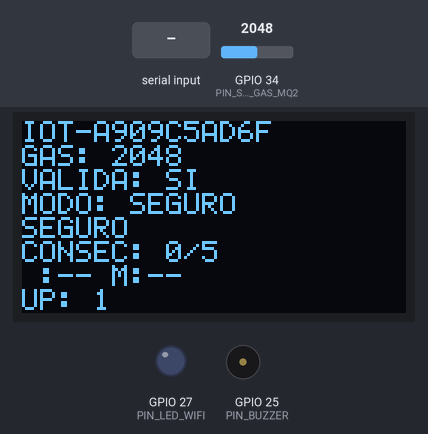
Recording of a program running on a simulated ESP32. Shown: 128×64 one-colour display, output pins drawn as LEDs (lit = HIGH), buzzer (waves = sounding). Wiring (from diagram.json): SSD1306 OLED at I2C address 0x3C. The test bench sets the inputs (shaded band); at power-on: GPIO 34 (PIN_SENSOR_GAS_MQ2) = 2048 (analog values on the 0–4095 scale). WiFi joins after 1.5 s; servers stay silent unless stated; no MQTT or app messages arrive unless stated; what the program prints to the serial monitor is not drawn.

Above: at 1.8 s.
1.9 s: "AUTO\n" received over Serial
At 4.5 s:
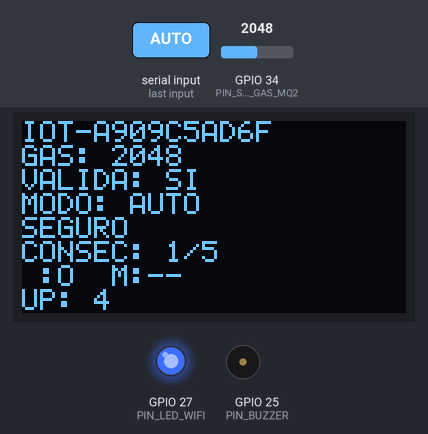
4.7 s: "<AUTO>" received over Serial
10.0 s: "SILENCIAR\n" received over Serial
At 10.7 s:
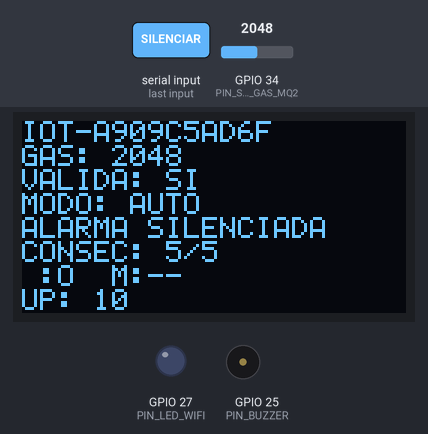
13.4 s: "ARMAR\n" received over Serial
At 16.5 s:
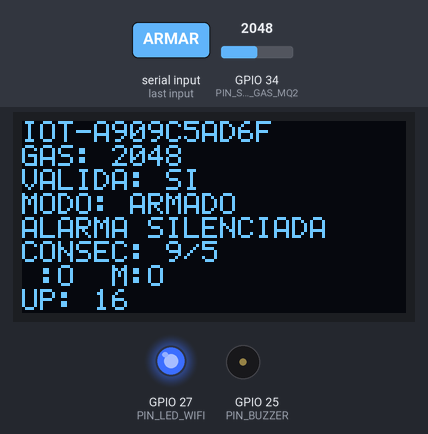
16.6 s: GPIO 34 (PIN_SENSOR_GAS_MQ2) set to 2866
At 19.5 s:
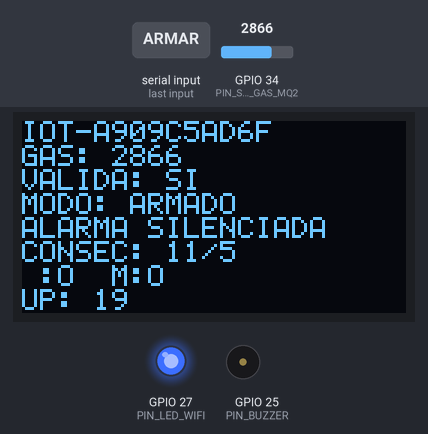
19.7 s: GPIO 34 (PIN_SENSOR_GAS_MQ2) set to 3603
At 21.5 s:
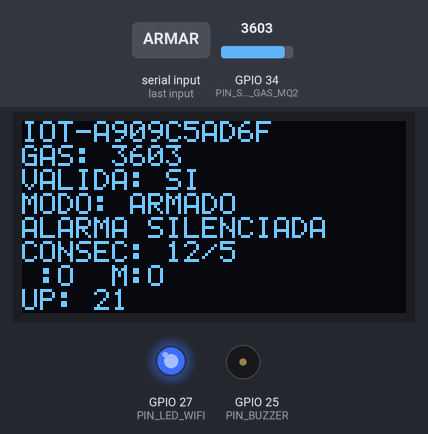
Timing chart, 0 to 23.0 s (numbered marks = the images above; inputs shaded):
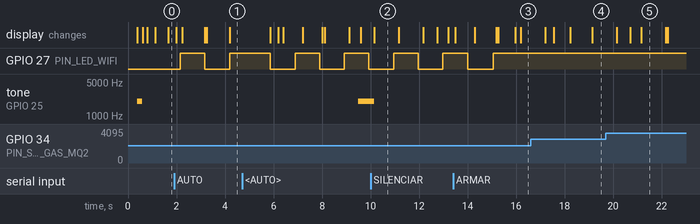

The program:

main.cpp
```cpp
#include <Arduino.h>
#include <Wire.h>
#include <WiFi.h>
#include <PubSubClient.h>
#include <ArduinoJson.h>

#include "secrets.h"


static const char *ID_PROYECTO = "IOT-A909C5AD6F";


static const int UMBRAL_PRINCIPAL_ADC = 1100;
static const unsigned long INTERVALO_MUESTREO_MS = 1550;
static const uint8_t LECTURAS_CONSECUTIVAS_CONFIRMACION = 5;
static const int MARGEN_RETORNO_ADC = 6;
static const int UMBRAL_RETORNO_ADC = UMBRAL_PRINCIPAL_ADC - MARGEN_RETORNO_ADC; // 1094

static const int ADC_VALOR_MINIMO = 0;
static const int ADC_VALOR_MAXIMO = 4095;


static const uint8_t PIN_SENSOR_GAS_MQ2 = 34;
static const uint8_t PIN_BUZZER = 25;
static const uint8_t PIN_OLED_SDA = 21;
static const uint8_t PIN_OLED_SCL = 22;
static const uint8_t PIN_LED_WIFI = 27;


static const uint8_t OLED_DIRECCION_I2C = 0x3C;
static const uint8_t OLED_ANCHO_PX = 128;
static const uint8_t OLED_PAGINAS = 8;


static const unsigned long DURACION_PRUEBA_BUZZER_MS = 200;
static const uint16_t FRECUENCIA_ALARMA_HZ = 2000;

// --- Telemetría ---
static const char *NOMBRE_VARIABLE = "nivel_gas_MQ2";
static const char *UNIDAD_VARIABLE = "ADC";


static const unsigned long WIFI_REINTENTO_MS = 10000;
static const unsigned long MQTT_REINTENTO_MS = 15000;
static const unsigned long LED_PARPADEO_RAPIDO_MS = 100;
static const unsigned long LED_PARPADEO_LENTO_MS = 1000;

// Telemetría periódica: 12 segundos
static const unsigned long TELEMETRIA_PERIODICA_MS = 12000;

// aca logica de la maquina de estados

enum ModoSistema {
  MODO_SEGURO,
  MODO_AUTO,
  MODO_ARMADO
};

enum EstadoAlarma {
  ALARMA_INACTIVA,
  ALARMA_ACTIVA,
  ALARMA_SILENCIADA
};

ModoSistema modoActual = MODO_SEGURO;
EstadoAlarma estadoAlarma = ALARMA_INACTIVA;


uint8_t lecturasEnRiesgoConsecutivas = 0;
int ultimaLecturaValida = 0;
bool ultimaLecturaEsValida = false;
uint32_t sequenceNumber = 0;
bool alarmaRecienConfirmada = false;

// Timing  del proceso que no es bloqueante
unsigned long ultimoMuestreo = 0;
unsigned long ultimoIntentoWiFi = 0;
unsigned long ultimoIntentoMQTT = 0;
unsigned long ultimoParpadeoLED = 0;
unsigned long ultimaTelemetriaPeriodica = 0;

// WiFi/MQTT
WiFiClient espClient;
PubSubClient mqttClient(espClient);
bool wifiConectado = false;
bool mqttConectado = false;

// LED WiFi
bool ledEstado = false;
unsigned long ledIntervaloActual = LED_PARPADEO_RAPIDO_MS;

// OLED
uint8_t oledBuffer[OLED_PAGINAS * OLED_ANCHO_PX];
uint8_t cursorColPx = 0;
uint8_t cursorPagina = 0;

// aca configuracion matriz de la pantalla en 5x7
struct GlifoFuente { char caracter; uint8_t columnas[5]; };

const GlifoFuente FUENTE_5X7[] = {
  {' ', {0x00, 0x00, 0x00, 0x00, 0x00}},
  {'!', {0x00, 0x00, 0x5F, 0x00, 0x00}},
  {'-', {0x08, 0x08, 0x08, 0x08, 0x08}},
  {'.', {0x00, 0x60, 0x60, 0x00, 0x00}},
  {'/', {0x20, 0x10, 0x08, 0x04, 0x02}},
  {':', {0x00, 0x36, 0x36, 0x00, 0x00}},
  {'0', {0x3E, 0x51, 0x49, 0x45, 0x3E}},
  {'1', {0x00, 0x42, 0x7F, 0x40, 0x00}},
  {'2', {0x42, 0x61, 0x51, 0x49, 0x46}},
  {'3', {0x21, 0x41, 0x45, 0x4B, 0x31}},
  {'4', {0x18, 0x14, 0x12, 0x7F, 0x10}},
  {'5', {0x27, 0x45, 0x45, 0x45, 0x39}},
  {'6', {0x3C, 0x4A, 0x49, 0x49, 0x30}},
  {'7', {0x01, 0x71, 0x09, 0x05, 0x03}},
  {'8', {0x36, 0x49, 0x49, 0x49, 0x36}},
  {'9', {0x06, 0x49, 0x49, 0x29, 0x1E}},
  {'A', {0x7E, 0x11, 0x11, 0x11, 0x7E}},
  {'C', {0x3E, 0x41, 0x41, 0x41, 0x22}},
  {'D', {0x7F, 0x41, 0x41, 0x22, 0x1C}},
  {'E', {0x7F, 0x49, 0x49, 0x49, 0x41}},
  {'F', {0x7F, 0x09, 0x09, 0x09, 0x01}},
  {'G', {0x3E, 0x41, 0x49, 0x49, 0x7A}},
  {'I', {0x00, 0x41, 0x7F, 0x41, 0x00}},
  {'L', {0x7F, 0x40, 0x40, 0x40, 0x40}},
  {'M', {0x7F, 0x02, 0x0C, 0x02, 0x7F}},
  {'N', {0x7F, 0x04, 0x08, 0x10, 0x7F}},
  {'O', {0x3E, 0x41, 0x41, 0x41, 0x3E}},
  {'P', {0x7F, 0x09, 0x09, 0x09, 0x06}},
  {'R', {0x7F, 0x09, 0x19, 0x29, 0x46}},
  {'S', {0x46, 0x49, 0x49, 0x49, 0x31}},
  {'T', {0x01, 0x01, 0x7F, 0x01, 0x01}},
  {'U', {0x3F, 0x40, 0x40, 0x40, 0x3F}},
  {'V', {0x1F, 0x20, 0x40, 0x20, 0x1F}},
  {'Y', {0x07, 0x08, 0x70, 0x08, 0x07}},
  {'_', {0x00, 0x00, 0x00, 0x00, 0x7F}},
  {'#', {0x14, 0x7F, 0x14, 0x7F, 0x14}},
  {'@', {0x3E, 0x41, 0x5D, 0x55, 0x1E}},
  {'?', {0x02, 0x01, 0x51, 0x09, 0x06}},
  {'>', {0x08, 0x14, 0x22, 0x41, 0x00}},
  {'<', {0x00, 0x41, 0x22, 0x14, 0x08}},
};
const uint8_t CANTIDAD_GLIFOS = sizeof(FUENTE_5X7) / sizeof(FUENTE_5X7[0]);


// Inicia
void inicializarPines();
void inicializarSerial();
void inicializarOLED();
void inicializarWiFi();
void inicializarMQTT();

// aca loop principal, recordar volver acá
void loopPrincipal();
void gestionarMuestreo();
void gestionarWiFi();
void gestionarMQTT();
void gestionarLEDWiFi();
void gestionarComandosSerial();

// Sensor y Alarma
int leerSensorGas();
bool lecturaEsValida(int lectura);
void actualizarLogicaAlarma(int lectura, bool valida);
void aplicarEstadoSeguro();

// Actuadores
void controlarBuzzer();
void pruebaBuzzerInicial();

// OLED
void oledComando(uint8_t cmd);
void oledInicializar();
void oledLimpiarBuffer();
void oledMostrar();
void oledSetCursor(uint8_t col, uint8_t pag);
const uint8_t* buscarGlifo(char c);
void oledDibujarCaracter(char c);
void oledImprimir(const char* texto);
void oledImprimirLinea(const char* texto);
void actualizarInterfazOLED();

// Comunicación
void publicarTelemetriaPeriodica();
void publicarAlertaInmediata();
void publicarSerial();
void callbackMQTT(char* topic, byte* payload, unsigned int length);
void procesarComando(const char* comando);
void reconectarWiFi();
void reconectarMQTT();
String generarClientID();

// Utilidades
unsigned long millisSeguro();

void setup() {
  inicializarPines();
  inicializarSerial();
oledInicializar();

  // aca la pantalla de inicio
  oledLimpiarBuffer();
  oledSetCursor(0, 0);
  oledImprimirLinea("PROYECTO");
  oledSetCursor(0, 1);
  oledImprimirLinea(ID_PROYECTO);
  oledSetCursor(0, 2);
  oledImprimirLinea("INICIANDO...");
  oledMostrar();

  pruebaBuzzerInicial();
  aplicarEstadoSeguro();

  inicializarWiFi();
  inicializarMQTT();

  oledLimpiarBuffer();
  oledSetCursor(0, 0);
  oledImprimirLinea("LISTO");
  oledMostrar();

  Serial.println(F(">>> Sistema listo. Loop principal iniciado."));
}

// EL LOOP QUE NO ES BLOQUEANTE

void loop() {
  loopPrincipal();
}

void loopPrincipal() {
  unsigned long ahora = millisSeguro();

  // ACA GESTIONO CONEXION WIFI YY QUEDA DE MANERA AUTOMÁTICA
  gestionarWiFi();


  gestionarMQTT();


  gestionarLEDWiFi();


  if (ahora - ultimoMuestreo >= INTERVALO_MUESTREO_MS) {
    gestionarMuestreo();
    ultimoMuestreo = ahora;
  }

  // Telemetría periódica cada 12 segundos
  if (ahora - ultimaTelemetriaPeriodica >= TELEMETRIA_PERIODICA_MS) {
    publicarTelemetriaPeriodica();
    ultimaTelemetriaPeriodica = ahora;
  }


  controlarBuzzer();


  gestionarComandosSerial();

  actualizarInterfazOLED();


  delay(1);
}

// ALARMA ---- PIEZOELECTRICO

void gestionarMuestreo() {
  int lectura = leerSensorGas();
  bool valida = lecturaEsValida(lectura);

  ultimaLecturaValida = lectura;
  ultimaLecturaEsValida = valida;


  if (modoActual == MODO_AUTO || modoActual == MODO_ARMADO) {
    actualizarLogicaAlarma(lectura, valida);
  }

  // Alerta inmediata si se confirmó alarma
  if (alarmaRecienConfirmada) {
    publicarAlertaInmediata();
    alarmaRecienConfirmada = false;
  }

  publicarSerial();
}

//**************************************** */
void actualizarLogicaAlarma(int lectura, bool valida) {
  if (!valida) return;

  bool eraAlarmaActiva = (estadoAlarma == ALARMA_ACTIVA);

  if (lectura >= UMBRAL_PRINCIPAL_ADC) {
    if (lecturasEnRiesgoConsecutivas < 255) {
      lecturasEnRiesgoConsecutivas++;
    }
    if (lecturasEnRiesgoConsecutivas >= LECTURAS_CONSECUTIVAS_CONFIRMACION) {
      if (!eraAlarmaActiva && estadoAlarma != ALARMA_SILENCIADA) {
        estadoAlarma = ALARMA_ACTIVA;
        alarmaRecienConfirmada = true;
      }
    }
  } else if (lectura <= UMBRAL_RETORNO_ADC) {
    lecturasEnRiesgoConsecutivas = 0;
    if (estadoAlarma != ALARMA_SILENCIADA) {
      estadoAlarma = ALARMA_INACTIVA;
    }
  }
}

void controlarBuzzer() {
  if (estadoAlarma == ALARMA_ACTIVA && (modoActual == MODO_AUTO || modoActual == MODO_ARMADO)) {
    tone(PIN_BUZZER, FRECUENCIA_ALARMA_HZ);
  } else {
    noTone(PIN_BUZZER);
  }
}


void inicializarWiFi() {
  Serial.print(F("Conectando WiFi..."));


  WiFi.mode(WIFI_STA);

  if (strlen(WIFI_SSID) > 0) {
    WiFi.begin(WIFI_SSID, WIFI_PASSWORD);
  } else {

    WiFi.begin();
  }

  ultimoIntentoWiFi = millisSeguro();
}

void gestionarWiFi() {
  unsigned long ahora = millisSeguro();

  if (WiFi.status() == WL_CONNECTED) {
    if (!wifiConectado) {
      wifiConectado = true;
      Serial.println(F("\nWiFi CONECTADO"));
      Serial.print(F("IP: ")); Serial.println(WiFi.localIP());
      Serial.print(F("RSSI: ")); Serial.print(WiFi.RSSI()); Serial.println(F(" dBm"));

      ultimoIntentoMQTT = 0;
    }
  } else {
    if (wifiConectado) {
      wifiConectado = false;
      mqttConectado = false; // MQTT se cae si WiFi se cae
      Serial.println(F("\nWiFi DESCONECTADO"));
    }

    if (ahora - ultimoIntentoWiFi >= WIFI_REINTENTO_MS) {
      Serial.print(F("Reintentando WiFi..."));
      WiFi.reconnect();
      ultimoIntentoWiFi = ahora;
    }
  }
}

void inicializarMQTT() {
  mqttClient.setServer(MQTT_BROKER, MQTT_PORT);
  mqttClient.setCallback(callbackMQTT);
  mqttClient.setKeepAlive(60);
  ultimoIntentoMQTT = 0;
}

void gestionarMQTT() {
  if (!wifiConectado) {
    if (mqttConectado) {
      mqttConectado = false;
      Serial.println(F("MQTT: desconectado (sin WiFi)"));
    }
    return;
  }

  if (!mqttClient.connected()) {
    unsigned long ahora = millisSeguro();
    if (ahora - ultimoIntentoMQTT >= MQTT_REINTENTO_MS) {
      reconectarMQTT();
      ultimoIntentoMQTT = ahora;
    }
    return;
  }

  if (!mqttConectado) {
    mqttConectado = true;
    Serial.println(F("MQTT CONECTADO"));

    mqttClient.subscribe(MQTT_TOPIC_CONTROL);
    Serial.print(F("Suscrito a: ")); Serial.println(MQTT_TOPIC_CONTROL);
  }


  mqttClient.loop();
}

void reconectarMQTT() {
  String clientId = generarClientID();
  Serial.print(F("MQTT conectando como ")); Serial.print(clientId); Serial.print(F("... "));

  bool connected = false;
  if (strlen(MQTT_USER) > 0) {
    connected = mqttClient.connect(clientId.c_str(), MQTT_USER, MQTT_PASS);
  } else {
    connected = mqttClient.connect(clientId.c_str());
  }

  if (connected) {
    Serial.println(F("OK"));
    mqttClient.subscribe(MQTT_TOPIC_CONTROL);
  } else {
    Serial.print(F("FALLÓ, rc=")); Serial.println(mqttClient.state());
  }
}

String generarClientID() {
  uint8_t mac[6];
  WiFi.macAddress(mac);
  char buf[32];
  snprintf(buf, sizeof(buf), "%s%02X%02X%02X", MQTT_CLIENT_ID, mac[3], mac[4], mac[5]);
  return String(buf);
}

void callbackMQTT(char* topic, byte* payload, unsigned int length) {

  char mensaje[length + 1];
  memcpy(mensaje, payload, length);
  mensaje[length] = '\0';

  Serial.print(F("MQTT RX [")); Serial.print(topic); Serial.print(F("]: ")); Serial.println(mensaje);

  if (strcmp(topic, MQTT_TOPIC_CONTROL) == 0) {
    procesarComando(mensaje);
  }
}

void procesarComando(const char* comando) {
  StaticJsonDocument<128> doc;
  DeserializationError err = deserializeJson(doc, comando);

  if (err) {
    Serial.print(F("JSON inválido: ")); Serial.println(err.c_str());
    return;
  }

  const char* cmd = doc["comando"];
  if (!cmd) {
    Serial.println(F("Comando sin campo 'comando'"));
    return;
  }

  Serial.print(F("Comando recibido: ")); Serial.println(cmd);

  if (strcmp(cmd, "AUTO") == 0) {
    modoActual = MODO_AUTO;
    estadoAlarma = ALARMA_INACTIVA;
    lecturasEnRiesgoConsecutivas = 0;
    Serial.println(F(">>> Modo: AUTO (monitoreo activo)"));
  } else if (strcmp(cmd, "ARMAR") == 0) {
    modoActual = MODO_ARMADO;
    Serial.println(F(">>> Modo: ARMADO (alarma habilitada)"));
  } else if (strcmp(cmd, "SILENCIAR") == 0) {
    if (estadoAlarma == ALARMA_ACTIVA) {
      estadoAlarma = ALARMA_SILENCIADA;
      Serial.println(F(">>> Alarma SILENCIADA (buzzer apagado, alarma latched)"));
    } else {
      Serial.println(F(">>> SILENCIAR: No hay alarma activa para silenciar"));
    }
  } else {
    Serial.print(F("COMANDO_DESCONOCIDO: ")); Serial.println(cmd);
  }
}


void publicarTelemetriaPeriodica() {
  if (!mqttConectado) return;

  StaticJsonDocument<256> doc;

  doc["device_id"] = ID_PROYECTO;
  doc["variable"] = NOMBRE_VARIABLE;
  doc["value"] = ultimaLecturaValida;
  doc["unit"] = UNIDAD_VARIABLE;

  const char* modoStr = (modoActual == MODO_AUTO) ? "AUTO" :
                        (modoActual == MODO_ARMADO) ? "ARMADO" : "SEGURO";
  doc["mode"] = modoStr;

  bool alarmActive = (estadoAlarma == ALARMA_ACTIVA || estadoAlarma == ALARMA_SILENCIADA);
  doc["alarm"] = alarmActive;
  doc["sequence"] = sequenceNumber++;

  char buffer[256];
  size_t n = serializeJson(doc, buffer, sizeof(buffer));

  if (n > 0) {
    bool ok = mqttClient.publish(MQTT_TOPIC_TELEMETRIA, buffer, false);
    if (!ok) {
      Serial.println(F("MQTT publish falló"));
    }
  }
}

void publicarAlertaInmediata() {
  if (!mqttConectado) return;

  StaticJsonDocument<256> doc;

  doc["device_id"] = ID_PROYECTO;
  doc["variable"] = NOMBRE_VARIABLE;
  doc["value"] = ultimaLecturaValida;
  doc["unit"] = UNIDAD_VARIABLE;

  const char* modoStr = (modoActual == MODO_AUTO) ? "AUTO" :
                        (modoActual == MODO_ARMADO) ? "ARMADO" : "SEGURO";
  doc["mode"] = modoStr;

  doc["alarm"] = true;
  doc["sequence"] = sequenceNumber++;

  char buffer[256];
  size_t n = serializeJson(doc, buffer, sizeof(buffer));

  if (n > 0) {
    bool ok = mqttClient.publish(MQTT_TOPIC_TELEMETRIA, buffer, true);
    if (!ok) {
      Serial.println(F("MQTT alert publish falló"));
    }
  }
}

// aca el led para el wifi

void gestionarLEDWiFi() {
  unsigned long ahora = millisSeguro();

  // Determinar patrón según estado
  unsigned long nuevoIntervalo;
  bool nuevoEstadoFijo = false;

  if (!wifiConectado) {
    // queda apagado fijo
    nuevoIntervalo = 0;
    nuevoEstadoFijo = false;
  } else if (!mqttConectado) {
    // parpadea muy lento
    nuevoIntervalo = LED_PARPADEO_LENTO_MS;
  } else {
    // queda encendido de manera fija
    nuevoIntervalo = 0;
    nuevoEstadoFijo = true;
  }

  // Cambia el patrón cuando conecta
  if (nuevoIntervalo != ledIntervaloActual || nuevoEstadoFijo != ledEstado) {
    ledIntervaloActual = nuevoIntervalo;
    if (nuevoEstadoFijo) {
      digitalWrite(PIN_LED_WIFI, HIGH);
      ledEstado = true;
      return;
    }
    if (nuevoIntervalo == 0) {
      digitalWrite(PIN_LED_WIFI, LOW);
      ledEstado = false;
      return;
    }
  }


  if (ledIntervaloActual > 0 && ahora - ultimoParpadeoLED >= ledIntervaloActual) {
    ledEstado = !ledEstado;
    digitalWrite(PIN_LED_WIFI, ledEstado ? HIGH : LOW);
    ultimoParpadeoLED = ahora;
  }
}


void gestionarComandosSerial() {
  if (!Serial.available()) return;

  String linea = Serial.readStringUntil('\n');
  linea.trim();
  linea.toUpperCase();

  if (linea.length() == 0) return;

  Serial.print(F("Serial CMD: ")); Serial.println(linea);

  if (linea == "AUTO" || linea == "ARMAR" || linea == "SILENCIAR" || linea == "STATUS") {

    StaticJsonDocument<64> doc;
    doc["comando"] = linea;
    char buffer[64];
    serializeJson(doc, buffer);
    procesarComando(buffer);
  } else if (linea == "HELP" || linea == "?") {
    Serial.println(F("Comandos: AUTO, ARMAR, SILENCIAR, STATUS, HELP"));
  } else {
    Serial.println(F("Comando no reconocido. Use HELP"));
  }
}


void publicarSerial() {
  Serial.print(F("var=")); Serial.print(NOMBRE_VARIABLE);
  Serial.print(F(" | val=")); Serial.print(ultimaLecturaValida);
  Serial.print(F(" | unit=")); Serial.print(UNIDAD_VARIABLE);
  Serial.print(F(" | valid=")); Serial.print(ultimaLecturaEsValida ? F("si") : F("no"));
  Serial.print(F(" | riesgo=")); Serial.print(lecturasEnRiesgoConsecutivas);

  const char* estadoStr = (estadoAlarma == ALARMA_ACTIVA) ? "ALARMA" :
                          (estadoAlarma == ALARMA_SILENCIADA) ? "SILENCIADA" : "SEGURO";
  Serial.print(F(" | estado=")); Serial.print(estadoStr);

  Serial.print(F(" | modo="));
  switch (modoActual) {
    case MODO_SEGURO: Serial.print(F("SEGURO")); break;
    case MODO_AUTO: Serial.print(F("AUTO")); break;
    case MODO_ARMADO: Serial.print(F("ARMADO")); break;
  }
  Serial.print(F(" | wifi=")); Serial.print(wifiConectado ? F("OK") : F("NC"));
  Serial.print(F(" | mqtt=")); Serial.println(mqttConectado ? F("OK") : F("NC"));
}


void inicializarPines() {
  analogReadResolution(12);
  pinMode(PIN_BUZZER, OUTPUT);
  pinMode(PIN_LED_WIFI, OUTPUT);
  digitalWrite(PIN_LED_WIFI, LOW);
  digitalWrite(PIN_BUZZER, LOW);
}

void inicializarSerial() {
  Serial.begin(115200);
  delay(200);
  Serial.println();
  Serial.println(F("******************************"));
  Serial.print(F("Proyecto IoT: ")); Serial.println(ID_PROYECTO);
  Serial.println(F("Actividad 2: WiFi + MQTT + Telemetria"));
  Serial.println(F("Advertencia: Prototipo educativo"));
  Serial.println(F("******************************"));
}

void pruebaBuzzerInicial() {
  Serial.println(F("Prueba buzzer..."));
  tone(PIN_BUZZER, FRECUENCIA_ALARMA_HZ);
  delay(DURACION_PRUEBA_BUZZER_MS);
  noTone(PIN_BUZZER);
  Serial.println(F("Buzzer OK"));
}

void aplicarEstadoSeguro() {
  noTone(PIN_BUZZER);
  estadoAlarma = ALARMA_INACTIVA;
  lecturasEnRiesgoConsecutivas = 0;
  modoActual = MODO_SEGURO;
  Serial.println(F("Estado seguro aplicado"));
}

// igualmente, el mq2

int leerSensorGas() {
  return analogRead(PIN_SENSOR_GAS_MQ2);
}

bool lecturaEsValida(int lectura) {
  return (lectura >= ADC_VALOR_MINIMO && lectura <= ADC_VALOR_MAXIMO);
}

// conexion a la matriz 5x7 de pantalla

void oledComando(uint8_t cmd) {
  Wire.beginTransmission(OLED_DIRECCION_I2C);
  Wire.write(0x00);
  Wire.write(cmd);
  Wire.endTransmission();
}

void oledInicializar() {
  Wire.begin(PIN_OLED_SDA, PIN_OLED_SCL);
  Wire.setClock(400000);
  delay(50);

  oledComando(0xAE); // Display OFF
  oledComando(0xD5); oledComando(0x80);
  oledComando(0xA8); oledComando(0x3F);
  oledComando(0xD3); oledComando(0x00);
  oledComando(0x40);
  oledComando(0x8D); oledComando(0x14);
  oledComando(0x20); oledComando(0x02);
  oledComando(0xA1);
  oledComando(0xC8);
  oledComando(0xDA); oledComando(0x12);
  oledComando(0x81); oledComando(0xCF);
  oledComando(0xD9); oledComando(0xF1);
  oledComando(0xDB); oledComando(0x40);
  oledComando(0xA4);
  oledComando(0xA6);
  oledComando(0xAF); // Display ON
}

void oledLimpiarBuffer() {
  memset(oledBuffer, 0x00, sizeof(oledBuffer));
  cursorColPx = 0;
  cursorPagina = 0;
}

void oledMostrar() {
  for (uint8_t pagina = 0; pagina < OLED_PAGINAS; pagina++) {
    oledComando(0xB0 + pagina);
    oledComando(0x00);
    oledComando(0x10);

    const uint8_t TAM_BLOQUE = 16;
    for (uint8_t inicio = 0; inicio < OLED_ANCHO_PX; inicio += TAM_BLOQUE) {
      Wire.beginTransmission(OLED_DIRECCION_I2C);
      Wire.write(0x40);
      for (uint8_t i = 0; i < TAM_BLOQUE; i++) {
        Wire.write(oledBuffer[pagina * OLED_ANCHO_PX + inicio + i]);
      }
      Wire.endTransmission();
    }
  }
}

void oledSetCursor(uint8_t col, uint8_t pag) {
  cursorColPx = col;
  cursorPagina = pag;
}

const uint8_t* buscarGlifo(char c) {
  for (uint8_t i = 0; i < CANTIDAD_GLIFOS; i++) {
    if (FUENTE_5X7[i].caracter == c) {
      return FUENTE_5X7[i].columnas;
    }
  }
  return nullptr;
}

void oledDibujarCaracter(char c) {
  if (cursorColPx + 6 > OLED_ANCHO_PX || cursorPagina >= OLED_PAGINAS) return;

  const uint8_t* glifo = buscarGlifo(c);
  uint16_t base = (uint16_t)cursorPagina * OLED_ANCHO_PX + cursorColPx;

  for (uint8_t i = 0; i < 5; i++) {
    oledBuffer[base + i] = glifo ? glifo[i] : 0x00;
  }
  oledBuffer[base + 5] = 0x00;
  cursorColPx += 6;
}

void oledImprimir(const char* texto) {
  for (const char* p = texto; *p != '\0'; p++) {
    oledDibujarCaracter(*p);
  }
}

void oledImprimirLinea(const char* texto) {
  oledImprimir(texto);
  cursorPagina++;
  cursorColPx = 0;
}

void actualizarInterfazOLED() {
  oledLimpiarBuffer();


  oledSetCursor(0, 0);
  oledImprimirLinea(ID_PROYECTO);

  char lineaGas[20];
  snprintf(lineaGas, sizeof(lineaGas), "GAS: %d", ultimaLecturaValida);
  oledSetCursor(0, 1);
  oledImprimirLinea(lineaGas);


  oledSetCursor(0, 2);
  oledImprimirLinea(ultimaLecturaEsValida ? "VALIDA: SI" : "VALIDA: NO");


  char lineaModo[20];
  const char* modoStr = (modoActual == MODO_AUTO) ? "AUTO" :
                        (modoActual == MODO_ARMADO) ? "ARMADO" : "SEGURO";
  snprintf(lineaModo, sizeof(lineaModo), "MODO: %s", modoStr);
  oledSetCursor(0, 3);
  oledImprimirLinea(lineaModo);


  oledSetCursor(0, 4);
  if (!ultimaLecturaEsValida) {
    oledImprimirLinea("-- DATO INVALIDO --");
  } else if (estadoAlarma == ALARMA_ACTIVA && (modoActual == MODO_AUTO || modoActual == MODO_ARMADO)) {
    oledImprimirLinea(">>> ALARMA! <<<");
  } else if (estadoAlarma == ALARMA_SILENCIADA) {
    oledImprimirLinea("ALARMA SILENCIADA");
  } else {
    oledImprimirLinea("SEGURO");
  }


  char lineaCont[20];
  snprintf(lineaCont, sizeof(lineaCont), "CONSEC: %d/5", lecturasEnRiesgoConsecutivas);
  oledSetCursor(0, 5);
  oledImprimirLinea(lineaCont);


  char lineaNet[20];
  snprintf(lineaNet, sizeof(lineaNet), "W:%s M:%s",
           wifiConectado ? "OK" : "--",
           mqttConectado ? "OK" : "--");
  oledSetCursor(0, 6);
  oledImprimirLinea(lineaNet);

  char lineaUp[20];
  unsigned long seg = millisSeguro() / 1000;
  snprintf(lineaUp, sizeof(lineaUp), "UP: %lus", seg);
  oledSetCursor(0, 7);
  oledImprimirLinea(lineaUp);

  oledMostrar();
}


unsigned long millisSeguro() {
  return millis(); // En ESP32 Arduino, millis() maneja overflow internamente
}
```

Source omitted: secrets.example.h (450 bytes)

Measured:
- after the input at 1.9 s, the display: first changes after 0.08 s (image 1 shows a later state)
- after the input at 10.0 s, tone on GPIO 25 (PIN_BUZZER): 2000 Hz → silent after 0.16 s; the display: changes after 0.16 s (image 2)
- after the input at 13.4 s, the display: first changes after 0.08 s (image 3 shows a later state)
- by itself, GPIO 27 (PIN_LED_WIFI): alternates HIGH for 1.0 s and LOW for 1.0 s
- what the display in image 2 shows lasts 1.0 s, from 10.2 s to 11.2 s
